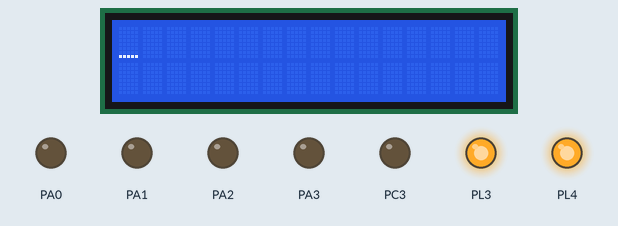
A program run on a simulated ATmega2560, built with avr-gcc and emulated at 14.7456 MHz. On the bench: 16×2 character LCD, output pins drawn as LEDs (lit = HIGH). Wiring (inferred from the names in the program): character LCD (HD44780): RS PC0; R/W PC1; E PC2; data PC4, PC5, PC6, PC7. Pins used as bus, display or sensor lines are not drawn.

Above: at 0.1 s.
Timing chart, 0 to 1.6 s (numbered marks = the images above):
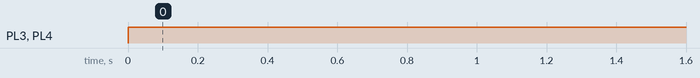

The program:

wifi_interacing.c
```c
/************************************************************************************
Written by: Vinod Desai,Sachitanand Malewar NEX Robotics Pvt. Ltd.
Edited by: e-Yantra team
AVR Studio Version 6

Date: 19th October 2012

 Application example: Robot control over serial port via XBee wireless communication module
 					  (located on the ATMEGA260 microcontroller adaptor board)

 Concepts covered:  serial communication

 Serial Port used: UART0

 There are two components to the motion control:
 1. Direction control using pins PORTA0 to PORTA3
 2. Velocity control by PWM on pins PL3 and PL4 using OC5A and OC5B.

 In this experiment for the simplicity PL3 and PL4 are kept at logic 1.

 Pins for PWM are kept at logic 1.

 Connection Details:

  Motion control:		L-1---->PA0;		L-2---->PA1;
   						R-1---->PA2;		R-2---->PA3;
   						PL3 (OC5A) ----> Logic 1; 	PL4 (OC5B) ----> Logic 1;


  Serial Communication:	PORTD 2 --> RXD1 UART1 receive for RS232 serial communication
						PORTD 3 --> TXD1 UART1 transmit for RS232 serial communication

						PORTH 0 --> RXD2 UART 2 receive for USB - RS232 communication
						PORTH 1 --> TXD2 UART 2 transmit for USB - RS232 communication

						PORTE 0 --> RXD0 UART0 receive for ZigBee wireless communication
						PORTE 1 --> TXD0 UART0 transmit for ZigBee wireless communication

						PORTJ 0 --> RXD3 UART3 receive available on microcontroller expansion socket
						PORTJ 1 --> TXD3 UART3 transmit available on microcontroller expansion socket

Serial communication baud rate: 9600bps
To control robot use number pad of the keyboard which is located on the right hand side of the keyboard.
Make sure that NUM lock is on.

Commands:
			Keyboard Key   ASCII value	Action
				8				0x38	Forward
				2				0x32	Backward
				4				0x34	Left
				6				0x36	Right
				5				0x35	Stop
				7				0x37	Buzzer on
				9				0x39	Buzzer off

 Note:

 1. Make sure that in the configuration options following settings are
 	done for proper operation of the code

 	Microcontroller: atmega2560
 	Frequency: 14745600
 	Optimization: -O0 (For more information read section: Selecting proper optimization
 						options below figure 2.22 in the Software Manual)

 2. Difference between the codes for RS232 serial, USB and wireless communication is only in the serial port number.
 	Rest of the things are the same.

 3. For USB communication check the Jumper 1 position on the ATMEGA2560 microcontroller adaptor board

 4. Auxiliary power can supply current up to 1 Ampere while Battery can supply current up to
 	2 Ampere. When both motors of the robot changes direction suddenly without stopping,
	it produces large current surge. When robot is powered by Auxiliary power which can supply
	only 1 Ampere of current, sudden direction change in both the motors will cause current
	surge which can reset the microcontroller because of sudden fall in voltage.
	It is a good practice to stop the motors for at least 0.5seconds before changing
	the direction. This will also increase the useable time of the fully charged battery.
	the life of the motor.

*********************************************************************************/

/********************************************************************************

   Copyright (c) 2010, NEX Robotics Pvt. Ltd.                       -*- c -*-
   All rights reserved.

   Redistribution and use in source and binary forms, with or without
   modification, are permitted provided that the following conditions are met:

   * Redistributions of source code must retain the above copyright
     notice, this list of conditions and the following disclaimer.

   * Redistributions in binary form must reproduce the above copyright
     notice, this list of conditions and the following disclaimer in
     the documentation and/or other materials provided with the
     distribution.

   * Neither the name of the copyright holders nor the names of
     contributors may be used to endorse or promote products derived
     from this software without specific prior written permission.

   * Source code can be used for academic purpose.
	 For commercial use permission form the author needs to be taken.

  THIS SOFTWARE IS PROVIDED BY THE COPYRIGHT HOLDERS AND CONTRIBUTORS "AS IS"
  AND ANY EXPRESS OR IMPLIED WARRANTIES, INCLUDING, BUT NOT LIMITED TO, THE
  IMPLIED WARRANTIES OF MERCHANTABILITY AND FITNESS FOR A PARTICULAR PURPOSE
  ARE DISCLAIMED. IN NO EVENT SHALL THE COPYRIGHT OWNER OR CONTRIBUTORS BE
  LIABLE FOR ANY DIRECT, INDIRECT, INCIDENTAL, SPECIAL, EXEMPLARY, OR
  CONSEQUENTIAL DAMAGES (INCLUDING, BUT NOT LIMITED TO, PROCUREMENT OF
  SUBSTITUTE GOODS OR SERVICES; LOSS OF USE, DATA, OR PROFITS; OR BUSINESS
  INTERRUPTION) HOWEVER CAUSED AND ON ANY THEORY OF LIABILITY, WHETHER IN
  CONTRACT, STRICT LIABILITY, OR TORT (INCLUDING NEGLIGENCE OR OTHERWISE)
  ARISING IN ANY WAY OUT OF THE USE OF THIS SOFTWARE, EVEN IF ADVISED OF THE
  POSSIBILITY OF SUCH DAMAGE.

  Software released under Creative Commence cc by-nc-sa licence.
  For legal information refer to:
  http://creativecommons.org/licenses/by-nc-sa/3.0/legalcode

********************************************************************************/

#define F_CPU 14745600
#include<avr/io.h>
#include<avr/interrupt.h>
#include<util/delay.h>
#include "lcd.h"

unsigned char data; //to store received data from UDR1
unsigned char a[100];
unsigned int i=0;

void buzzer_pin_config (void)
{
 DDRC = DDRC | 0x08;		//Setting PORTC 3 as outpt
 PORTC = PORTC & 0xF7;		//Setting PORTC 3 logic low to turnoff buzzer
}


//Function to configure LCD port
void lcd_port_config (void)
{
	DDRC = DDRC | 0xF7;    //all the LCD pin's direction set as output
	PORTC = PORTC & 0x80;  // all the LCD pins are set to logic 0 except PORTC 7
}


void motion_pin_config (void)
{
 DDRA = DDRA | 0x0F;
 PORTA = PORTA & 0xF0;
 DDRL = DDRL | 0x18;   //Setting PL3 and PL4 pins as output for PWM generation
 PORTL = PORTL | 0x18; //PL3 and PL4 pins are for velocity control using PWM.
}

//Function to initialize ports
void port_init()
{
	cli();
	lcd_port_config();
	motion_pin_config();
	buzzer_pin_config();
	sei();
}

void buzzer_on (void)
{
 unsigned char port_restore = 0;
 port_restore = PINC;
 port_restore = port_restore | 0x08;
 PORTC = port_restore;
}

void buzzer_off (void)
{
 unsigned char port_restore = 0;
 port_restore = PINC;
 port_restore = port_restore & 0xF7;
 PORTC = port_restore;
}

//Function To Initialize UART0
// desired baud rate:9600
// actual baud rate:9600 (error 0.0%)
// char size: 8 bit
// parity: Disabled
void uart0_init(void)
{
 UCSR0B = 0x00; //disable while setting baud rate
 UCSR0A = 0x00;
 UCSR0C = 0x06;
 //UBRR0L = 0x47; //11059200 Hz
 UBRR0L = 0x5F; // 14745600 Hzset baud rate lo
 UBRR0H = 0x00; //set baud rate hi
 UCSR0B = 0x98;
}


SIGNAL(SIG_USART0_RECV) 		// ISR for receive complete interrupt
{
	data = UDR0;
	a[i]=data;
	i++;
	if(i=8)
	{
		i=0;
	}
	lcd_cursor(1,1);
	lcd_wr_char(a[0]);
	UDR0=data;
	if(a[0]>0 && a[0]<100)
	{
		buzzer_on();
		_delay_ms(100);
		buzzer_off();
		if(a[0] == 56) //ASCII value of 8
		{
			PORTA=0x06;  //forward
		}

		if(a[0] == 50) //ASCII value of 2
		{
			PORTA=0x09; //back
		}

		if(a[0] == 52) //ASCII value of 4
		{
			PORTA=0x05;  //left
		}

		if(a[0] == 54) //ASCII value of 6
		{
			PORTA=0x0A; //right
		}

		if(a[0] == 53) //ASCII value of 5
		{
			PORTA=0x00; //stop
		}

		if(a[0] == 55) //ASCII value of 7
		{
			buzzer_on();
		}

		if(a[0] == 57) //ASCII value of 9
		{
			buzzer_off();
		}
	}
}


//Function To Initialize all The Devices
void init_devices()
{
 cli(); //Clears the global interrupts
 port_init();  //Initializes all the ports
 uart0_init(); //Initailize UART1 for serial communiaction
 sei();   //Enables the global interrupts
}

//Main Function
int main(void)
{
	init_devices();
	lcd_init();
	lcd_set_4bit();
	while(1);
}
```

lcd.h
```c
/********************************************************************************
 Written by: e-Yantra Team
 AVR Studio Version 4.17, Build 666
 Date: 10-oct-2012
********************************************************************************/

#define RS 0
#define RW 1
#define EN 2
#define lcd_port PORTC

#define sbit(reg,bit)	reg |= (1<<bit)			// Macro defined for Setting a bit of any register.
#define cbit(reg,bit)	reg &= ~(1<<bit)		// Macro defined for Clearing a bit of any register.

void init_ports();
void lcd_reset();
void lcd_init();
void lcd_wr_command(unsigned char);
void lcd_wr_char(char);
void lcd_line1();
void lcd_line2();
void lcd_string(char*);

unsigned int temp;
unsigned int unit;
unsigned int tens;
unsigned int hundred;
unsigned int thousand;
unsigned int million;

/*//Function to configure LCD port
void lcd_port_config (void)
{
 DDRC = DDRC | 0xF7; //all the LCD pin's direction set as output
 PORTC = PORTC & 0x80; // all the LCD pins are set to logic 0 except PORTC 7
}*/


//Function to Reset LCD
void lcd_set_4bit()
{
	_delay_ms(1);

	cbit(lcd_port,RS);				//RS=0 --- Command Input
	cbit(lcd_port,RW);				//RW=0 --- Writing to LCD
	lcd_port = 0x30;				//Sending 3
	sbit(lcd_port,EN);				//Set Enable Pin
	_delay_ms(5);					//Delay
	cbit(lcd_port,EN);				//Clear Enable Pin

	_delay_ms(1);

	cbit(lcd_port,RS);				//RS=0 --- Command Input
	cbit(lcd_port,RW);				//RW=0 --- Writing to LCD
	lcd_port = 0x30;				//Sending 3
	sbit(lcd_port,EN);				//Set Enable Pin
	_delay_ms(5);					//Delay
	cbit(lcd_port,EN);				//Clear Enable Pin

	_delay_ms(1);

	cbit(lcd_port,RS);				//RS=0 --- Command Input
	cbit(lcd_port,RW);				//RW=0 --- Writing to LCD
	lcd_port = 0x30;				//Sending 3
	sbit(lcd_port,EN);				//Set Enable Pin
	_delay_ms(5);					//Delay
	cbit(lcd_port,EN);				//Clear Enable Pin

	_delay_ms(1);

	cbit(lcd_port,RS);				//RS=0 --- Command Input
	cbit(lcd_port,RW);				//RW=0 --- Writing to LCD
	lcd_port = 0x20;				//Sending 2 to initialise LCD 4-bit mode
	sbit(lcd_port,EN);				//Set Enable Pin
	_delay_ms(5);					//Delay
	cbit(lcd_port,EN);				//Clear Enable Pin


}

//Function to Initialize LCD
void lcd_init()
{
	lcd_set_4bit();
	_delay_ms(1);

	lcd_wr_command(0x28);			//LCD 4-bit mode and 2 lines.
	lcd_wr_command(0x01);
	lcd_wr_command(0x06);
	lcd_wr_command(0x0E);
	lcd_wr_command(0x80);

}


//Function to Write Command on LCD
void lcd_wr_command(unsigned char cmd)
{
	unsigned char temp;
	temp = cmd;
	temp = temp & 0xF0;
	lcd_port &= 0x0F;
	lcd_port |= temp;
	cbit(lcd_port,RS);
	cbit(lcd_port,RW);
	sbit(lcd_port,EN);
	_delay_ms(5);
	cbit(lcd_port,EN);

	cmd = cmd & 0x0F;
	cmd = cmd<<4;
	lcd_port &= 0x0F;
	lcd_port |= cmd;
	cbit(lcd_port,RS);
	cbit(lcd_port,RW);
	sbit(lcd_port,EN);
	_delay_ms(5);
	cbit(lcd_port,EN);
}

//Function to Write Data on LCD
void lcd_wr_char(char letter)
{
	char temp;
	temp = letter;
	temp = (temp & 0xF0);
	lcd_port &= 0x0F;
	lcd_port |= temp;
	sbit(lcd_port,RS);
	cbit(lcd_port,RW);
	sbit(lcd_port,EN);
	_delay_ms(5);
	cbit(lcd_port,EN);

	letter = letter & 0x0F;
	letter = letter<<4;
	lcd_port &= 0x0F;
	lcd_port |= letter;
	sbit(lcd_port,RS);
	cbit(lcd_port,RW);
	sbit(lcd_port,EN);
	_delay_ms(5);
	cbit(lcd_port,EN);
}


//Function to bring cursor at home position
void lcd_home()
{
	lcd_wr_command(0x80);
}


//Function to Print String on LCD
void lcd_string(char *str)
{
	while(*str != '\0')
	{
		lcd_wr_char(*str);
		str++;
	}
}

//Position the LCD cursor at "row", "column".

void lcd_cursor (char row, char column)
{
	switch (row) {
		case 1: lcd_wr_command (0x80 + column - 1); break;
		case 2: lcd_wr_command (0xc0 + column - 1); break;
		case 3: lcd_wr_command (0x94 + column - 1); break;
		case 4: lcd_wr_command (0xd4 + column - 1); break;
		default: break;
	}
}

//Function To Print Any input value upto the desired digit on LCD
void lcd_print (char row, char coloumn, unsigned int value, int digits)
{
	unsigned char flag=0;
	if(row==0||coloumn==0)
	{
		lcd_home();
	}
	else
	{
		lcd_cursor(row,coloumn);
	}
	if(digits==5 || flag==1)
	{
		million=value/10000+48;
		lcd_wr_char(million);
		flag=1;
	}
	if(digits==4 || flag==1)
	{
		temp = value/1000;
		thousand = temp%10 + 48;
		lcd_wr_char(thousand);
		flag=1;
	}
	if(digits==3 || flag==1)
	{
		temp = value/100;
		hundred = temp%10 + 48;
		lcd_wr_char(hundred);
		flag=1;
	}
	if(digits==2 || flag==1)
	{
		temp = value/10;
		tens = temp%10 + 48;
		lcd_wr_char(tens);
		flag=1;
	}
	if(digits==1 || flag==1)
	{
		unit = value%10 + 48;
		lcd_wr_char(unit);
	}
	if(digits>5)
	{
		lcd_wr_char('E');
	}

}
```

Measured:
- by itself, PL3, PL4: LOW → HIGH at 0.00 s
